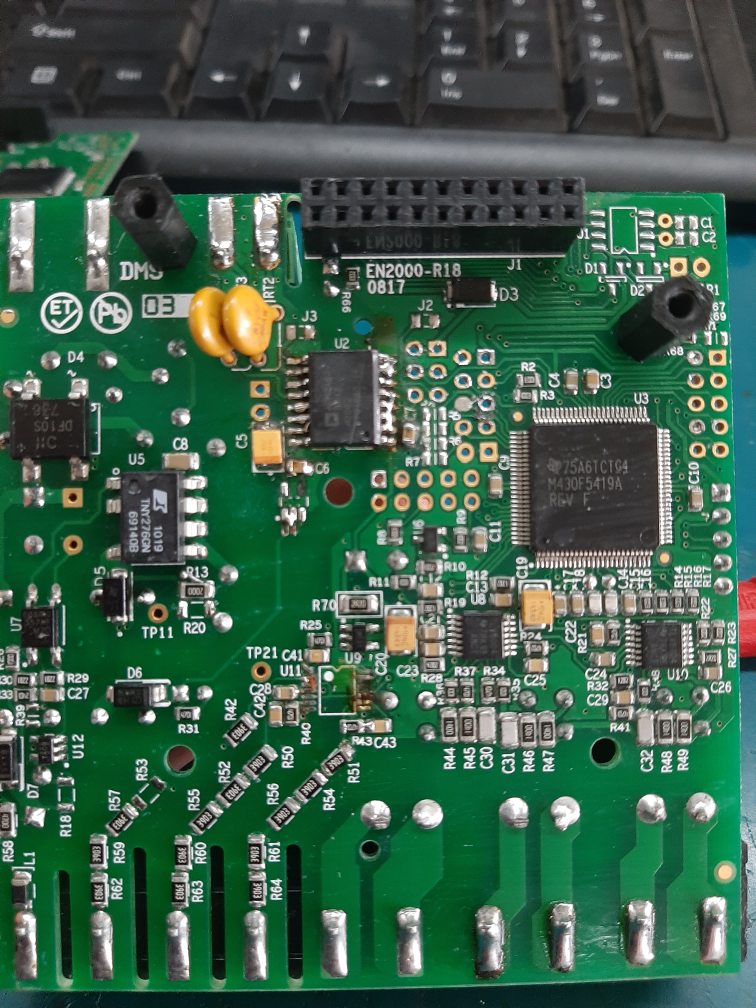
#> input picture defected/20200707_170152.jpg, 3024 x 4032 px, found by its file name (shown at 1/4 size); its folder holds only this picture in this run
$ jupyter execute --allow-errors 'pcb-classification-with-svm (2).ipynb'
#> lines starting #> are read from the running program, lines starting #| are printed output that depends on the picture
#> `pcb_img=cv2.imread(imgpath,0)`:
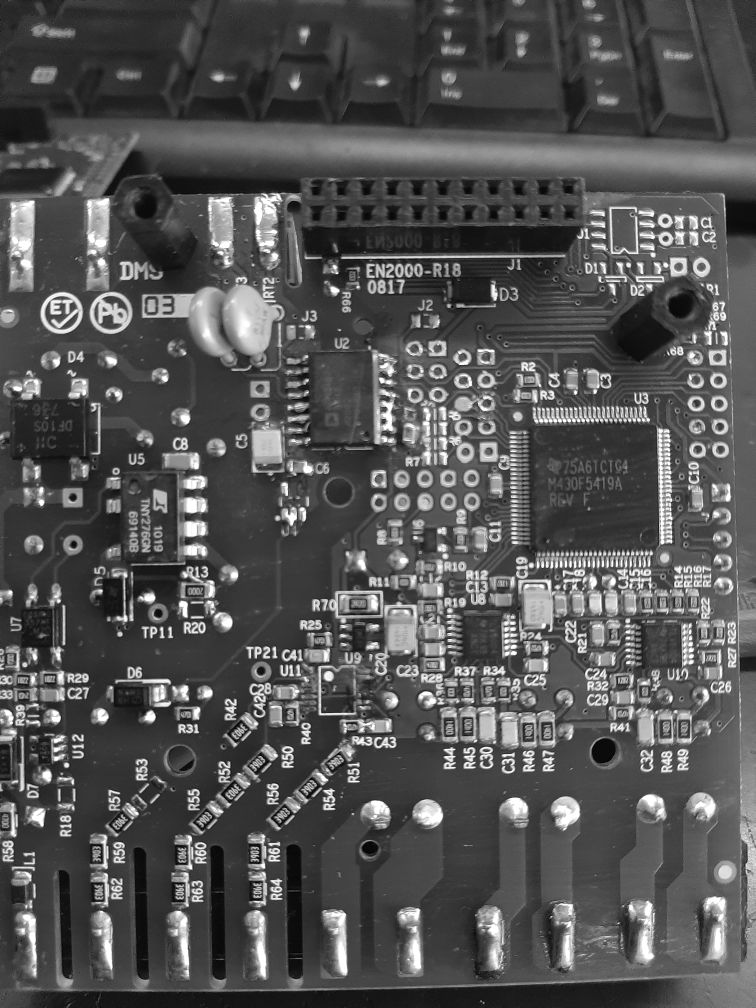
#> pcb_img: shape (4032, 3024) (shown at 1/4 size); min 0, max 255, mean 83.7
#> `pcb_img=cv2.resize(pcb_img,(50,50))`:
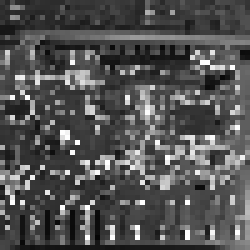
#> pcb_img: shape (50, 50) (shown 5 times larger); min 4, max 255, mean 82.9
#> `image=np.array(pcb_img).flatten()`: image = 2500 values, max 255 at index 1312, min 4 at index 2369, mean 82.94
<div style="color:#485053;
           display:fill;
           border-radius:0px;
           background-color:#86C2DE;
           font-size:200%;
           padding-left:40px;
           font-family:Verdana;
           font-weight:600;
           letter-spacing:0.5px;
           ">

<p style="padding: 15px;
          color:white;
          text-align: center;">

 Activity 3-Image Classifier
</p>
</div>

**About the data:**
* This dataset here contains two classes majorly being defective and non-defective PCB. This dataset can be used to realize the defective PCB of the same PCB type. An image classier to detect the defected PCB to be implemented. This dataset will help to detect defects that may escape the human eye.
* The defects were manually made on PCBs for the sake of collecting enough required data.

<div style="color:#485053;
           display:fill;
           border-radius:0px;
           background-color:#C2C4E2;
           font-size:200%;
           padding-left:40px;
           font-family:Verdana;
           font-weight:600;
           letter-spacing:0.5px;
           ">

<p style="padding: 15px;
          color:white;
          text-align: center;">

 LIBRARIES
</p>
</div>

Here are the list of necessary libraries which we will use to classify PCB into two classes, defected PCB and non-defect PCB.

[cell 1]
import os
import numpy as np
import cv2
import matplotlib.pyplot as plt
import random
from sklearn.model_selection import train_test_split
from sklearn.svm import SVC
import numpy as np
from sklearn.metrics import precision_score, recall_score, confusion_matrix, classification_report, accuracy_score, f1_score
import seaborn as sns
import pandas as pd

<div style="color:#485053;
           display:fill;
           border-radius:0px;
           background-color:#C2C4E2;
           font-size:200%;
           padding-left:40px;
           font-family:Verdana;
           font-weight:600;
           letter-spacing:0.5px;
           ">

<p style="padding: 15px;
          color:white;
          text-align: center;">

 LOADING IMAGE DATA
</p>
</div>

[cell 2]
dir='../input/pcbexperiment/dataset/tobeaugmented'
categories =['defected','non-defect']  #As there are two folders in the dataset
data=[]

#> (the rest of this cell did not finish here and is left out)

[cell 3]
random.shuffle(data)
features=[]
labels=[]

for f,l in data:
    features.append(f)
    labels.append(l)
#> this loop made 1 pass
#> l on pass 1: 0
#> after the loop, features = 1 item; labels = [0]

<div style="color:#485053;
           display:fill;
           border-radius:0px;
           background-color:#C2C4E2;
           font-size:200%;
           padding-left:40px;
           font-family:Verdana;
           font-weight:600;
           letter-spacing:0.5px;
           ">

<p style="padding: 15px;
          color:white;
          text-align: center;">

DATA VISUALISATION
</p>
</div>

[cell 4]
df=pd.DataFrame(data)
#> df = table of 1 rows and 2 columns
defected_dc=len(df[df[1]==0])
#> defected_dc = 1
nc=len(df[df[1]==1])
#> nc = 0

[cell 5]
x = ["Defected PCB","non-defect PCB"]
y = [defected_dc,nc]
#> y = [1, 0]
plt.barh(x, y)
for index, value in enumerate(y):
    plt.text(value, index, str(value))
#> this loop made 2 passes
#> value on passes 1 to 2: 1, 0
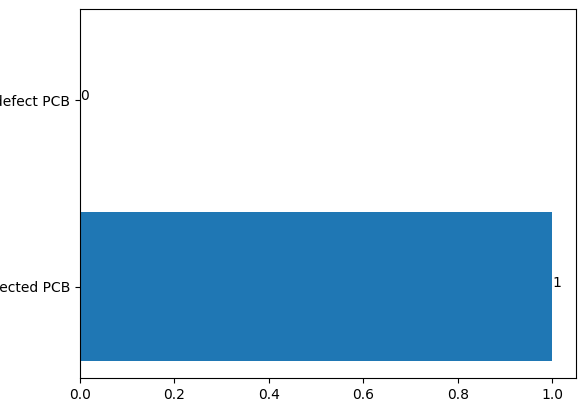
#> figure drawn by matplotlib, 1 panel
